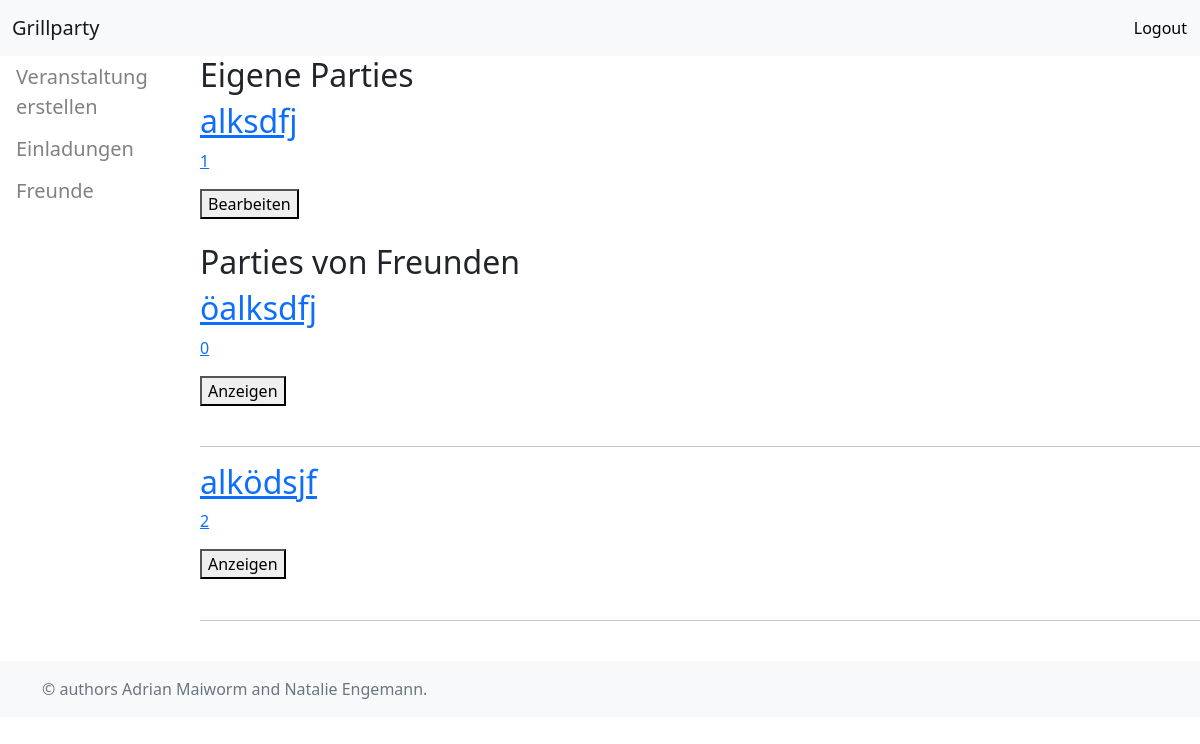
The app's page /dashboard (signed in), older data.
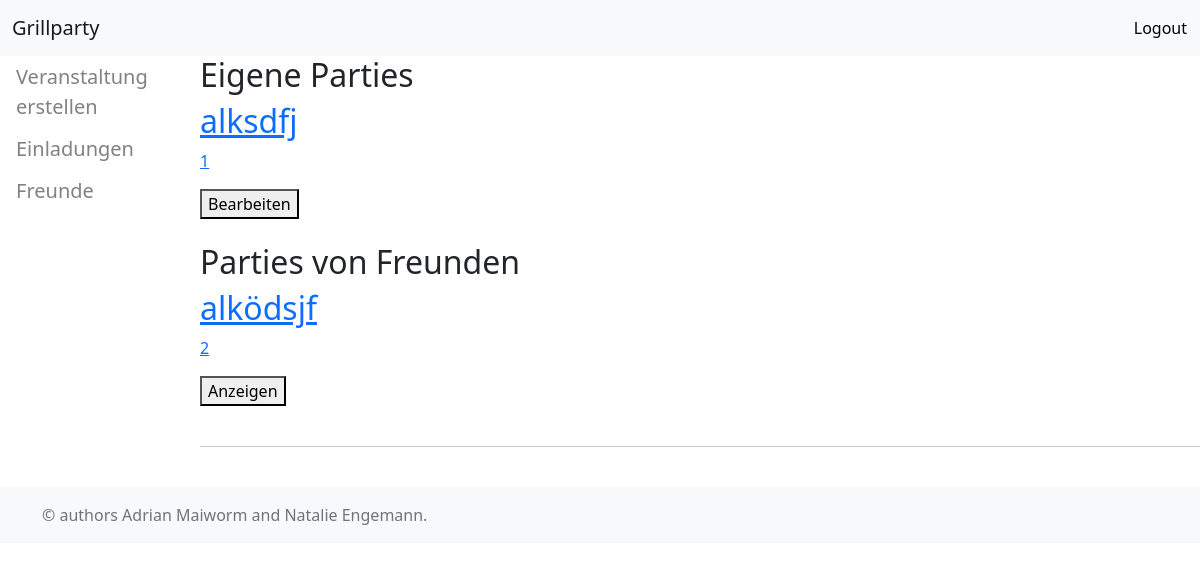
The same page, newer data.
### tables this page shows
CREATE TABLE parties (
				id INTEGER NOT NULL PRIMARY KEY AUTOINCREMENT,
				title TEXT NOT NULL,
				date TEXT NOT NULL,
				time TEXT NOT NULL,
				address TEXT NOT NULL,
				owner TEXT NOT NULL,
				FOREIGN KEY (owner) REFERENCES users(mailaddress));

### main.py (the view)
@app.route("/dashboard", methods=['POST', 'GET'])
def dashboard():
    session._get_current_object.__name__
    user = session["user"]
    own_parties = select_parties(conn, cur, user, "own")
    foreign_parties = select_parties(conn, cur, user, "foreign")
    if request.method == "POST":
        Submit = request.form.get("submit")
        print(Submit)
        forward_message = "Moving Forward..."
        return redirect(url_for('bearbeiten', pid=Submit))
    return render_template("dashboard.html", foreign_parties=foreign_parties, own_parties=own_parties)

### db_connection.py (called while the page is built)
def select_parties(conn, cur, user, type):
	script = ""
	if type == "own":
		script = """
		SELECT *
		FROM parties
		WHERE owner = ?
		"""
		parameters = [user]
	elif type == "foreign":
		script = """
		SELECT *
		FROM parties
		WHERE id IN (SELECT party_id FROM participants WHERE participant_mail = ? AND accepted = 1)
		AND owner != ?
		"""
		parameters = [user, user]
	else:
		print("wrong operation")
	cur.execute(script, parameters)
	results = cur.fetchall()
	return results

### templates/dashboard.html (shortened to what this page needs)
{% extends "main.html" %}
{% block navbar %}
{% if session['logged_in'] %}
<nav class="navbar sticky-top navbar-expand-lg navbar-light bg-light">
    <div class="container-fluid">
        <a class="navbar-brand" href="/dashboard">Grillparty</a></div>
        <ul class="nav navbar-nav navbar-right">
        <form action="/logout/" method="post">
            <button class="btn btn-light" type = "submit">Logout</button>
        </form>
            </ul>
        </nav>
<div class="sidenav">
    <a href="/newevent">Veranstaltung erstellen</a>
    <a href="/invitations">Einladungen</a>
    <a href="/friends">Freunde</a>
  </div>
  {% block overview %}
  <div class="main">
      <h2> Eigene Parties</h2>
      {% for party in own_parties %}
      <a href="#">
          <h2>{{ party[1] }}</h2>
          <p><td>{{ party[0] }}</td></p>
          <form method="post">
              <button name="submit" type="submit" value="{{ party[0] }}">Bearbeiten</button>
          </form>
      </a>
      <span class="badge badge-primary">{{ party[1] }}</span>
      {% endfor %}
      <h2>Parties von Freunden</h2>
      {% for party in foreign_parties %}
      <a href="#">
          <h2>{{ party[1] }}</h2>
          <p><td>{{ party[0] }}</td></p>
          <form action="/anzeigen/" method="post">
              <button name="Anzeigen" type="submit" value="{{ party[0] }}">Anzeigen</button>
          </form>
      </a>
      <span class="badge badge-primary">{{ party[1] }}</span>
      <hr>
      {% endfor %}
  </div>
</body>
{% endblock %}
{% else %}
<p>Loggen Sie sich bitte ein</p>
{% endif %}
{% endblock %}

Row changes from the older to the newer data that the page shows:
no longer on this page (row edited): parties: title "öalksdfj", id "0", shown under "Parties von Freunden"
